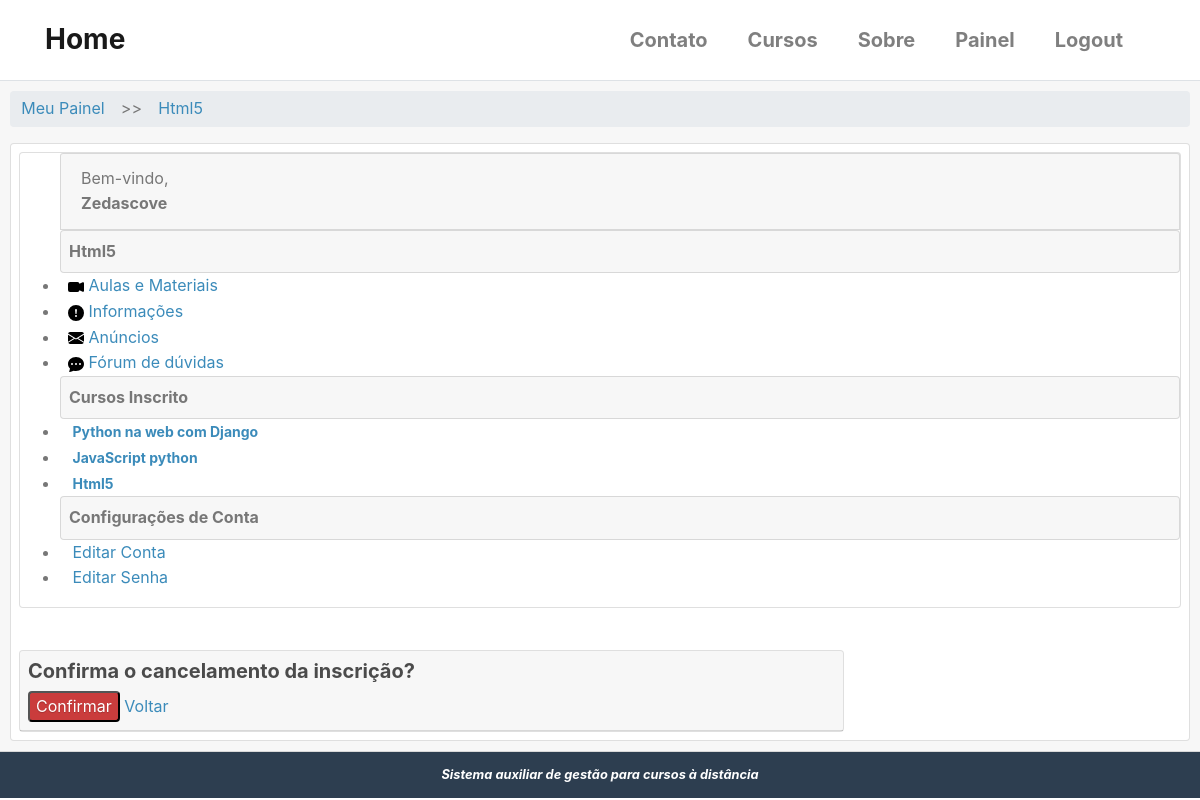
Page /cursos/html5/cancelar-inscricao/ (signed in) on the committed database.
### cursos/models.py (models this page shows, shortened)
class Cursos(models.Model):
    nome = models.CharField('Nome', max_length=100)
    slug = models.SlugField('Atalho')
    descricao = models.TextField('Descrição Simples', blank=True)
    sobre = models.TextField('Sobre o Curso', blank=True)
    data_inicial = models.DateField(
        'Data de início', null=True, blank=True,
    )
    imagem = models.ImageField(
        upload_to='cursos/imagens', verbose_name='Imagem',
        null=True, blank=True
    )
    criado_em = models.DateTimeField('Criado em', auto_now_add=True)
    atualizado_em = models.DateTimeField('Atualizado em ', auto_now_add=True)
    objects = CursosManager()
    def __str__(self):
        return self.nome
    class Meta:
        verbose_name = 'Curso'
        verbose_name_plural = 'Cursos'
        ordering = ['nome']  # ['-name'] ordem decrescente

class Enrollment(models.Model):
    STATUS_CHOICES = (
        (0, 'Pendente'),
        (1, 'Aprovado'),
        (2, 'Cancelado'),
        (3, 'Recusado'),
    )
    usuario = models.ForeignKey(
        settings.AUTH_USER_MODEL,
        verbose_name='Usuário',
        related_name='enrollments',
        on_delete=models.DO_NOTHING
    )
    curso = models.ForeignKey(
        Cursos, verbose_name='Curso',
        related_name='enrollments',
        on_delete=models.DO_NOTHING
    )
    status = models.ImageField(
        'Situação',
        choices=STATUS_CHOICES,
        default=0,
        blank=True
    )
    criado_em = models.DateTimeField('Criado em', auto_now_add=True)
    atualizado_em = models.DateTimeField('Atualizado em ', auto_now_add=True)
    class Meta:
        verbose_name = 'Inscrição'
        verbose_name_plural = 'Inscrições'
        """
        unique_together/unicidade - combina a unicidade entre cursos e usuário,
        ou seja, cada usuário se increve apenas uma vez para cada curso.
        """
        unique_together = (('usuario', 'curso'),)

### accounts/models.py (models this page shows, shortened)
class User(AbstractBaseUser, PermissionsMixin):
    username = models.CharField(
        'Usuário', max_length=30, unique=True,
        validators = [validators.RegexValidator(re.compile('^[\w.@+-]+$'),
        'O nome de usuário só pode conter letras, dígitos ou os seguintes caracteres: @/ ./ +/ -/ _',
        'Usuário inválido ou já existente!')]
    )
    email = models.EmailField('E-mail', unique=True)
    name = models.CharField('Nome', max_length=100, blank=True)
    is_active = models.BooleanField('Está ativo?', blank=True, default=True)
    is_staff = models.BooleanField('É da equipe?', blank=True, default=False)
    date_joined = models.DateTimeField('Data de Entrada', auto_now_add=True)
    objects = UserManager()
    USERNAME_FIELD = 'username'
    REQUIRED_FIELDS = ['email']
    class Meta:
        verbose_name = 'Usuário'
        verbose_name_plural = 'Usuários'
    def __str__(self):
        return self.name or self.username

### cursos/views.py (the view)
# urls.py: path('<slug:slug>/cancelar-inscricao/', views.cancelar_enrollment, name='cancelar_enrollment'),
@login_required
def cancelar_enrollment(request, slug):
    curso = get_object_or_404(Cursos, slug=slug)
    enrollment = get_object_or_404(
        Enrollment,
        usuario=request.user,
        curso=curso
    )
    if request.method == 'POST':
        enrollment.delete()
        messages.success(request, 'Inscrição cancelada com sucesso!!!')
        return redirect('accounts:painel')
    template_name = 'cursos/cancelar_inscricao.html'
    context = {
        'enrollment': enrollment,
        'curso': curso,
    }
    return render(request, template_name, context)

### cursos/templatetags/cursos_tags.py (called while the page is built)
@register.simple_tag
def listar_meus_cursos(user):
    return Enrollment.objects.filter(usuario=user)

### cursos/templates/cursos/cancelar_inscricao.html (shortened to what this page needs)
{% extends "cursos/cursos_dashboard.html" %}
{% load static %}
{% block dashboard_content %}
<form action="" method="post">
    <h3>Confirma o cancelamento da inscrição?</h3>
    <div class="pure-controls">
        <button type="submit" class="pure-button button-error">Confirmar</button>
        <a href="{% url 'cursos:anuncios' curso.slug %}" class="pure-button">Voltar</a>
    </div>
</form>
{% endblock dashboard_content %}

### cursos/templates/cursos/cursos_dashboard.html
{% extends "accounts/dashboard.html" %}
{% load static %}
{% block breadcrumb %}
    {{ block.super }}
    <li style='margin: 5px;'>>></li>
    <li><a href="{% url 'cursos:anuncios' curso.slug %}" >{{ curso }}</a></li>
{% endblock %}
{% block menu_options %}
<li class="card pure-menu card-header p-2 mt-0">
    <strong>{{ curso }}</strong>
    <li>
        <a href="{% url 'cursos:aulas' curso.slug %}">
            <img src="{% static 'icons/camera-video-fill.svg' %}" alt="">
            Aulas e Materiais
        </a>
    </li>
    <li>
        <a href="#">
            <img src="{% static 'icons/exclamation-circle-fill.svg' %}" alt="">
            Informações
        </a>
    </li>
    <li>
        <a href="{% url 'cursos:anuncios' curso.slug %}">
            <img src="{% static 'icons/envelope-fill.svg' %}" alt="">
            Anúncios
        </a>
    </li>
    <li>
        <a href="#">
            <img src="{% static 'icons/chat-dots-fill.svg' %}" alt="">
            Fórum de dúvidas
        </a>
    </li>
</li>
{{ block.super }}
{% endblock menu_options %}

### templates/accounts/dashboard.html (shortened to what this page needs)
{% extends "base.html" %}
{% load static %}
{% load cursos_tags %}
{% block content %}
{% listar_meus_cursos user as enrollments %}
<div class="card-header" style='padding: 10px;'>
    <div class="">
        <ul class="breadcrumb pure-menu-heading">
            {% block breadcrumb %}
            <li><a class="" href="{% url 'accounts:painel' %}">Meu Painel</a></li>
            {% endblock %}
        </ul>
    </div>
    <div class="card" style='margin: auto;'>
        <div class="pure-g-r content-ribbon">
            <div class="pure-u-1-4 m-2">
                <div class="card pure-menu pure-menu-open">
                    <ul>
                        <li class="card card-header">
                            Bem-vindo, <strong>{{ user }}</strong>
                        </li>
                        {% block menu_options %}
                        <li class="card card-header p-2"><strong>Cursos Inscrito</strong></li>
                        {% for enrollment in enrollments %}
                        <li>
                            <a href="{% url 'cursos:anuncios' enrollment.curso.slug %}">
                                <strong style="font-size: 14px">{{ enrollment.curso }}</strong>
                            </a>
                        </li>
                        {% empty %}
                        <li style='padding: 5px 0 5px 15px;'>Não há inscrições</li>
                        {% endfor %}
                        <li class="card card-header p-2"><strong>Configurações de Conta</strong></li>
                        <li>
                            <a href="{% url 'accounts:editar_usuario' %}">
                                Editar Conta
                            </a>
                        </li>
                        <li>
                            <a href="{% url 'accounts:editar_senha' %}">
                            Editar Senha</a>
                        </li>
                        {% endblock menu_options %}
                    </ul>
                </div>
            </div>
            <br>
            <div class="carddash pure-u-2-3 m-2">
                <div class="card">
                    <div class="card-header p-2">
                    {% block dashboard_content %}{% endblock %}
                    </div>
                </div>
            </div>
        </div>
    </div>
</div>
{% endblock content %}

### static/css/styles1.css (style rules this page uses)
* { -webkit-box-sizing: border-box; -moz-box-sizing: border-box; box-sizing: border-box; }
a { color: #3b8bba; }
.pure-menu li a { padding-left: 0.5em; }
.carddash { margin: 40px; width: 70%; }
ul.breadcrumb { padding: 0; }
ul.breadcrumb li { display: inline-block; }
ul.breadcrumb li a { display: inline-block; padding: 0.3em 0.7em; }
.button-success, .button-error, .button-warning, .button-secondary { color: white; border-radius: 4px; text-shadow: 0 1px 1px rgba(0, 0, 0, 0.2); }
.button-error { background: rgb(202, 60, 60); }
h1, h2, h3, h4, h5, h6 { font-weight: bold; color: rgb(75, 75, 75); }
h3 { font-size: 1.25em; }
a { color: #3b8bba; text-decoration: none; }

### rows in the picture
Cursos: nome "Html5"
User: name "Zedascove"
Enrollment: curso "Python na web com Django"
Enrollment: curso "JavaScript python"
Enrollment: curso "Html5"
